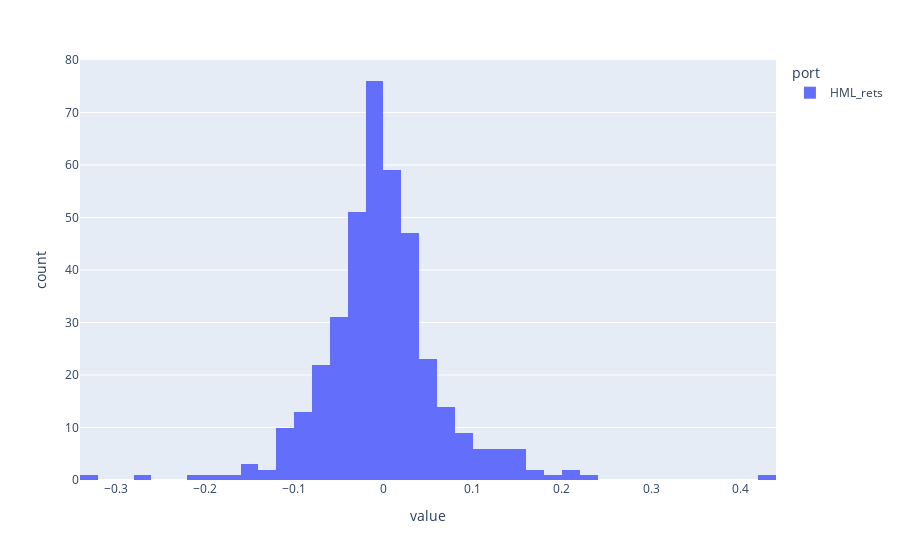

This figure's notebook cell:
### Code cell
px.histogram(port_df[['HML_rets']]).show()

### Figure 1 — Plotly figure (JSON) as saved in the notebook; plotly's stock layout.template omitted (floating-point values rounded to 4 significant figures; data arrays with more than 128 entries replaced by an {"elided": "..."} marker saying what was removed)
{"data": [{"alignmentgroup": "True", "bingroup": "x", "hovertemplate": "port=HML_rets<br>value=%{x}<br>count=%{y}<extra></extra>", "legendgroup": "HML_rets", "marker": {"color": "#636efa", "pattern": {"shape": ""}}, "name": "HML_rets", "offsetgroup": "HML_rets", "orientation": "v", "showlegend": true, "type": "histogram", "x": {"elided": "391 float values"}, "xaxis": "x", "yaxis": "y"}], "layout": {"barmode": "relative", "legend": {"title": {"text": "port"}, "tracegroupgap": 0}, "margin": {"t": 60}, "xaxis": {"anchor": "y", "domain": [0, 1], "title": {"text": "value"}}, "yaxis": {"anchor": "x", "domain": [0, 1], "title": {"text": "count"}}}}
